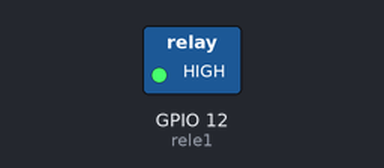
Bench run of a program on a simulated ESP32 board running MicroPython. Parts: switched loads named in the program (green lamp = pin HIGH). Dashed ring = blinking.

Above: at 0.5 s.
Timing chart, 0 to 4.6 s (numbered marks = the images above):
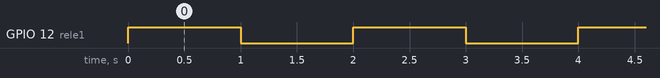

Measured:
- by itself, GPIO 12 (rele1): alternates HIGH for 1.0 s and LOW for 1.0 s

The program:

ez_digital.py
```python
# Microcontroller basic libraries
from machine import Pin

# Miscellaneous Libraries
import time

# Setting up parameters
RELE_PIN = 12
SLEEP_TIME = 1

# Configuring digital outputs
rele1 = Pin(RELE_PIN, Pin.OUT)

while True:
    rele1.on()
    time.sleep(SLEEP_TIME)
    rele1.off()
    time.sleep(SLEEP_TIME)
```
